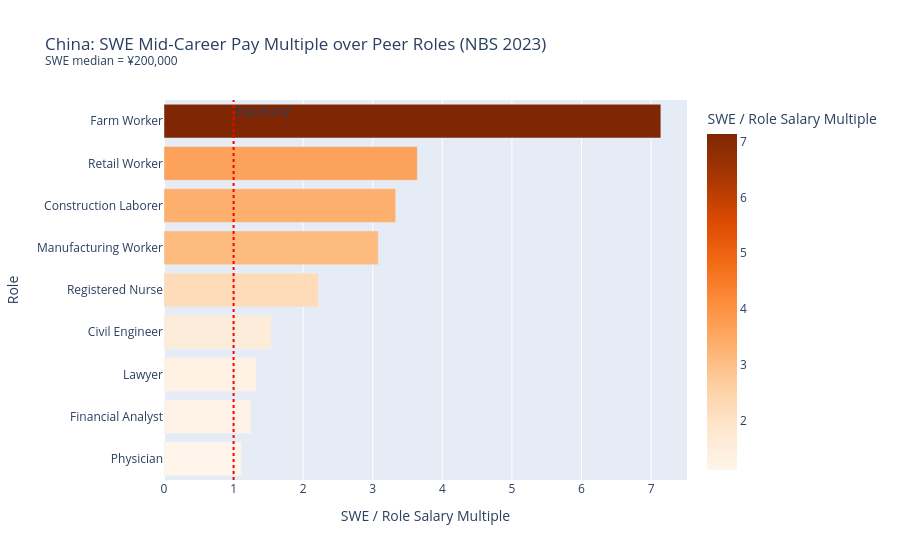

The code cell stored with this chart in its notebook:
### Code cell
mid_df = df[df['career_stage'] == 'mid'].copy()
swe_mid = mid_df[mid_df['role'] == 'software_engineer']['median_salary_local'].values[0]
mid_df['swe_multiple'] = (swe_mid / mid_df['median_salary_local']).round(2)
mid_df = mid_df[mid_df['role'] != 'software_engineer'].sort_values('swe_multiple', ascending=True)
mid_df['role_label'] = mid_df['role'].map(ROLE_LABELS)

fig3 = px.bar(
    mid_df, x='swe_multiple', y='role_label', orientation='h',
    color='swe_multiple', color_continuous_scale='Oranges',
    title=f'China: SWE Mid-Career Pay Multiple over Peer Roles (NBS 2023)<br>'
          f'<sup>SWE median = ¥{swe_mid:,}</sup>',
    labels={'swe_multiple': 'SWE / Role Salary Multiple', 'role_label': 'Role'},
)
fig3.add_vline(x=1.0, line_dash='dot', line_color='red', annotation_text='Equal pay')
fig3.show()

### Figure 1 — Plotly figure (JSON) as saved in the notebook; plotly's stock layout.template omitted (floating-point values rounded to 4 significant figures)
{"data": [{"hovertemplate": "SWE / Role Salary Multiple=%{marker.color}<br>Role=%{y}<extra></extra>", "legendgroup": "", "marker": {"color": [1.11, 1.25, 1.33, 1.54, 2.22, 3.08, 3.33, 3.64, 7.14], "coloraxis": "coloraxis", "pattern": {"shape": ""}}, "name": "", "orientation": "h", "showlegend": false, "textposition": "auto", "type": "bar", "x": [1.11, 1.25, 1.33, 1.54, 2.22, 3.08, 3.33, 3.64, 7.14], "xaxis": "x", "y": ["Physician", "Financial Analyst", "Lawyer", "Civil Engineer", "Registered Nurse", "Manufacturing Worker", "Construction Laborer", "Retail Worker", "Farm Worker"], "yaxis": "y"}], "layout": {"annotations": [{"showarrow": false, "text": "Equal pay", "x": 1.0, "xanchor": "left", "xref": "x", "y": 1, "yanchor": "top", "yref": "y domain"}], "barmode": "relative", "coloraxis": {"autocolorscale": false, "colorbar": {"title": {"text": "SWE / Role Salary Multiple"}}, "colorscale": [[0.0, "rgb(255,245,235)"], [0.125, "rgb(254,230,206)"], [0.25, "rgb(253,208,162)"], [0.375, "rgb(253,174,107)"], [0.5, "rgb(253,141,60)"], [0.625, "rgb(241,105,19)"], [0.75, "rgb(217,72,1)"], [0.875, "rgb(166,54,3)"], [1.0, "rgb(127,39,4)"]]}, "legend": {"tracegroupgap": 0}, "shapes": [{"line": {"color": "red", "dash": "dot"}, "type": "line", "x0": 1.0, "x1": 1.0, "xref": "x", "y0": 0, "y1": 1, "yref": "y domain"}], "title": {"text": "China: SWE Mid-Career Pay Multiple over Peer Roles (NBS 2023)<br><sup>SWE median = ¥200,000</sup>"}, "xaxis": {"anchor": "y", "domain": [0.0, 1.0], "title": {"text": "SWE / Role Salary Multiple"}}, "yaxis": {"anchor": "x", "domain": [0.0, 1.0], "title": {"text": "Role"}}}}
